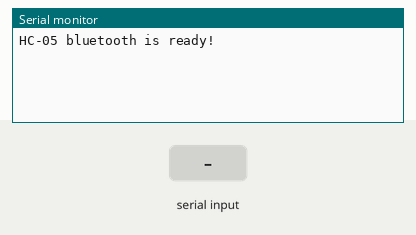
A sketch run on a simulated Arduino Uno, built with avr-gcc and run on an emulated ATmega328P. Shown: the last lines printed to the serial monitor. Inputs (shaded band) come from the test bench.

Above: at 1.2 s.
1.3 s: "1" received over the second serial link
At 1.6 s:
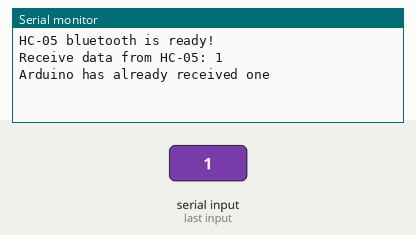
2.8 s: "2" received over the second serial link
At 4.0 s:
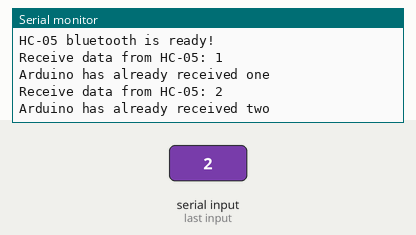

Measured:
- after the input at 1.3 s, the serial monitor: prints a new line at once (image 1)
- after the input at 2.8 s, the serial monitor: prints a new line at once (image 2)

The sketch:

btRXTX.ino
```cpp
#include <NewSoftSerial.h>

/* 声明蓝牙串口接收的引脚为数字8 */
#define BT_RXD   45

/* 声明蓝牙串口发送的引脚为数字9 */
#define BT_TXD   43

/* 声明蓝牙串口构造函数BT */
NewSoftSerial BT(BT_RXD, BT_TXD);

/* 声明串口接收的字符val */
char val;

void setup()
{
    /* 初始化Arduino串口的波特率为9600 */
    Serial.begin(9600);

    /* 初始化蓝牙串口的波特率为9600 */
    BT.begin(9600);

    /* 打印蓝牙串口已准备好 */
    Serial.println("HC-05 bluetooth is ready!");
}

void loop()
{
    /*
     * 如果Arduino IDE的串口终端有数据要发送，
     * 串口read数据到val，并调用蓝牙串口的print，
     * 在蓝牙端（本例程使用的是安卓手机客户端app程序）
     * 打印出来。
     */
    if (Serial.available()) {
        val = Serial.read();
        BT.print(val);
    }

    /*
     * 如果安卓手机的蓝牙APP程序有数据发送给
     * Arduino IDE的串口终端，那么调用蓝牙串口
     * 的read函数读出数据到val，然后调用Arduino的
     * 串口println函数打印出val的值。
     */
    if (BT.available()) {
        val = BT.read();
        Serial.print("Receive data from HC-05: ");
        Serial.println(val);

        /*
         * 如果安卓手机的蓝牙APP程序发送了字符‘1’，
         * 那么打印接收到了'1'字符。
         * 如果安卓手机的蓝牙APP程序发送了字符‘2’,
         * 那么打印接收到了'2'字符
         * 注明，读者可以根据自己的实际情况，编写自定义的
         * 测试方法。
         * 注意：此测试代码使用的是安卓手机Bluetooth SPP
         *       应用程序的按键模式（Keyboard mode）发送的
         *       字符‘1’和‘2’。
         */
        if (val == '1') {
            Serial.println("Arduino has already received one");
        }else if (val == '2') {
            Serial.println("Arduino has already received two");
        }
    }
}
```
